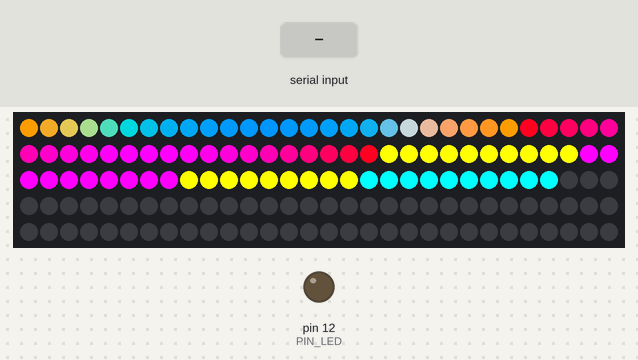
Bench run of a sketch on a simulated Arduino Mega 2560, built with avr-gcc and run on an emulated ATmega2560. Shown: 150 RGB LEDs in strip order, left to right, continuing on the next row, output pins drawn as LEDs (lit = HIGH). The inputs (shaded band) are chosen by the test bench. Dim RGB values are drawn brighter than linear.

Above: at 1.2 s.
1.3 s: "sM:1\n" received over the second serial link
At 2.1 s:
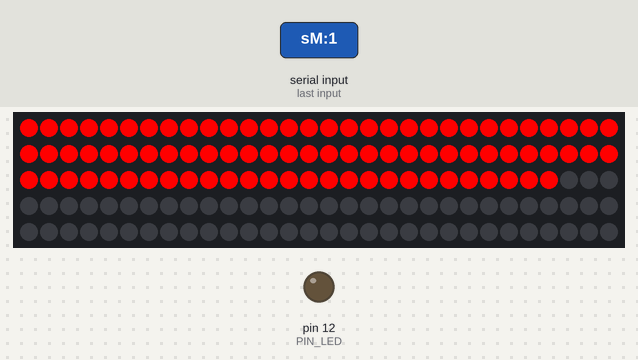
2.8 s: "sI:1\n" received over the second serial link
At 3.9 s:
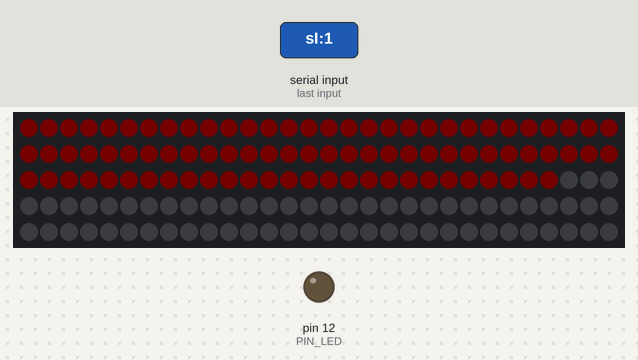
Timing chart, 0 to 5.8 s (numbered marks = the images above; inputs shaded):
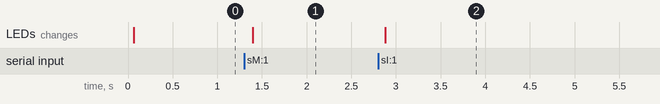

Measured:
- after the input at 1.3 s, the LEDs: change after 0.10 s (image 1)
- after the input at 2.8 s, the LEDs: change after 0.08 s (image 2)

The sketch:

leds.ino
```cpp
#include <Adafruit_NeoPixel.h>

#define PIN_LED 12
#define MODE_NUMBER 3
#define MAX_COLOR 5
#define LED_NUMBER 88
#define STRIP_PIN 6

String cmd = "";

enum ModeEnum{
  STATIC = 1, WAVE = 2, MOSAIC = 3
};
enum Side{
  SCREEN_LEFT = 1, SCREEN_TOP, SCREEN_RIGHT, SCREEN_BOTTOM, N_E, S_E, S_O, N_O
};

struct Color {
  byte red, green, blue;
};

/// PARAMS
ModeEnum mode = MOSAIC;
float duration = 10;
Color* colors;
byte colorNumber = 1;
byte intensity = 255;
byte on = 1;


// vars
float timeVar = 0;
long prevTime = 0;
// strip colors;
Adafruit_NeoPixel strip = Adafruit_NeoPixel(150, STRIP_PIN, NEO_GRB + NEO_KHZ800);


void setup() {
  strip.begin();
  strip.show(); // Turn off the leds


  colors = new Color[MAX_COLOR]();

  colors[0].red= 255;

  pinMode( PIN_LED , OUTPUT);
  Serial1.begin( 9600 );
  Serial1.println("Hello Computer");
}

void setPixelColor(int i, byte r, byte g, byte b){
  setPixelColor(i, r, g, b, 1);
}

void setPixelColor(int i, byte r, byte g, byte b, float brightCoef){
  float bright = (float)intensity/255.0 * brightCoef;
  if ( i > 68 ){ // ignore a dead led.
    strip.setPixelColor(i-1, (byte)((float)r*bright),(byte)((float)g*bright),(byte)((float)b*bright));
  } else {
    strip.setPixelColor(i, (byte)((float)r*bright),(byte)((float)g*bright),(byte)((float)b*bright));
  }
}

/*                         2
 *                ------------------
 *                |                |
 *              1 |                | 3
 *                |                |
 *                ------------------
 *                        4
 *            ---------------------------
 *            |      8      |      5    |
 *            |             |           |
 *            ---------------------------
 *            |      7      |      6    |
 *            |             |           |
 *            ---------------------------
 */
void setSideColor(Side side, byte r, byte g, byte b ){
  int from, to;
  switch( side ){
    case SCREEN_LEFT: from = 0; to = 8; break;
    case SCREEN_TOP: from = 8; to = 24; break;
    case SCREEN_RIGHT: from = 24; to = 32; break;
    case SCREEN_BOTTOM: from = 32; to = 48; break;
    case N_E: from = 48; to = 58; break;
    case S_E: from = 58; to = 68; break;
    case S_O: from = 68; to = 78; break;
    case N_O: from = 78; to = 88; break;
  }
  for ( int i = from; i < to ; i ++ ){
    setPixelColor(i, r,g,b );
  }
}

void loop() {

  timeVar += (float)(millis() - prevTime) / 1000.0;
  while ( timeVar > duration ){
    timeVar -= duration;
  }
  prevTime = millis();

  float progress = timeVar / duration ;

  /*int val = analogRead(0) / 4;
  for (int i = 0; i < LED_NUMBER; i ++){
    setPixelColor(i, val,val, val);
  }*/

  if ( on == 1 ) {
    if ( mode == STATIC){
      int val = 100;
      for (int i = 0; i < LED_NUMBER; i ++){
        setPixelColor(i, colors[0].red, colors[0].green, colors[0].blue);
      }
      delay(10);
    } else if ( mode == WAVE){
      float brightness = (sin(progress * 2 * PI) + 1)/2.0;
      for (int i = 0; i < LED_NUMBER; i ++){
        setPixelColor(i, colors[0].red, colors[0].green, colors[0].blue, brightness);
      }
      delay(10);
    } else {
        for (int i = 0; i < LED_NUMBER; i ++){
          float red = 0.0;
          float blue = 150.0;
          float green = 0.0;
          float a = (float)i / 48.0;
          if ( sin((a- 0.35) * 4 * PI) > 0){
             red = 255 * sin((a- 0.35) * 4 * PI);
          }
          green = 255 * abs(sin((-a) * 2 * PI));
          if ( sin((-a + 0.5) * 2 * PI) < 0 && a > 0.5 && a < 1){
              blue = 0;
              red = 255;
          }
          setPixelColor(i, int(red),int(blue), int(green));
        }
        setSideColor( N_E, 255, 255, 0);
        setSideColor( S_E, 255, 0, 255);
        setSideColor( S_O, 255, 255, 0);
        setSideColor( N_O, 0, 255, 255);
    }
    updatePixels();
  } else {
      for (int i = 0; i < LED_NUMBER; i ++){
        setPixelColor(i, 0, 0, 0);
      }
      delay(10);
    updatePixels();
  }

  while (Serial1.available()) {
    char c = Serial1.read();
    if ( c != '\n'){
      cmd += c;

    } else {
      Serial1.println("#recieved cmd : " + cmd);
      parseCmd( cmd );
      cmd = "";
    }

  }
}


/* Update the pixels
 */
void updatePixels(){
  strip.show(); // on affiche
}

/* Receive the cmd
 */

void SerialEvent1() {


}

/* Parse the cmd and execute the cmd
 *
 */
int parseCmd( String cmd ) {
  int splitIndex = cmd.indexOf(':');
  int sumIndex = cmd.indexOf('?');

  String cmdName = "";
  String cmdParam = "";

  // CHECK SUM
  int sum = -1;
  if ( sumIndex > 0){
    sum = cmd[sumIndex+1];
    cmdName = cmd.substring(0, sumIndex);
  } else {
    cmdName = cmd;
  }
  int s = 0;
  for ( int i = 0; i < cmdName.length(); i ++){
    s += cmd[i];
  }
  s%=256;

  Serial1.print( "#thSum : ");
  Serial1.println( (int)sum);
  Serial1.print( "#Sum : ");
  Serial1.println( (int)s );

  if ( sum != -1 && s!=sum){
    Serial1.println("csError");
    return 0;
  }

  // PARAMS
  if ( splitIndex > 0 ){
    cmdName = cmd.substring(0, splitIndex);
    cmdParam = cmd.substring(splitIndex + 1, sumIndex);
  }

  // ALIAS

  if ( cmdName.equals("sM")){
    cmdName = "setMode";
  } else if ( cmdName.equals("sC")){
    cmdName = "setColors";
  } else if ( cmdName.equals("sO")){
    cmdName = "setOnOff";
  } else if ( cmdName.equals("sD")){
    cmdName = "setDuration";
  } else if ( cmdName.equals("sI")){
    cmdName = "setIntensity";
  } else if ( cmdName.equals("gI")){
    cmdName = "getInfo";
  }

  Serial1.print( "#Commande : ");
  Serial1.println( cmdName );
  Serial1.print( "#Param : ");
  Serial1.println( cmdParam );

  if ( !cmdParam.equals("")){
    if ( cmdName.equals("setMode")){
      int tmp = cmdParam.toInt();
      if ( tmp > 0 && tmp <= MODE_NUMBER){
        mode = (ModeEnum)tmp;
        Serial1.print("Mode set to " );
        Serial1.println( mode );
      } else {
        Serial1.println("unknown mode");
      }
    } else if ( cmdName.equals("setColors")){
      int l = cmdParam.length();
      Serial1.println(l);
      if (l > 0 && l % 9 == 0 ){
        colorNumber = l / 9;
        for ( int i = 0; i < colorNumber ; i ++){
          colors[i].red =   (byte)atoi(cmdParam.substring(i * 9        , i * 9 + 1 * 3).c_str());
          colors[i].green = (byte)atoi(cmdParam.substring(i * 9 + 1 * 3, i * 9 + 2 * 3).c_str());
          colors[i].blue =  (byte)atoi(cmdParam.substring(i * 9 + 2 * 3, i * 9 + 3 * 3).c_str());
          Serial1.print("Color set to ");
        }
      }
    } else if ( cmdName.equals("setDuration")){
      float tmp = cmdParam.toFloat();
      if ( tmp > 0 ){
        duration = tmp;
        Serial1.print("Duration set to " );
        Serial1.println( duration );
      } else {
        Serial1.println("wrong duration");
      }
    } else if ( cmdName.equals("setIntensity")){
      byte tmp = (byte)cmdParam.toInt();
      if ( tmp >= 0 && tmp <= 255){
        intensity = tmp;
        Serial1.print("Intensity set to " );
        Serial1.println( intensity );
      } else {
        Serial1.println("wrong intensity");
      }
    } else if ( cmdName.equals("setOnOff")){
      float tmp = cmdParam.toInt();
      if ( tmp >= 0 && tmp < 4 ){
        on = tmp;
        Serial1.print("Set to" );
        Serial1.println( tmp );
      }
    } else {
      Serial1.println("unknown cmd");
    }
  } else { //noParam
    if ( cmd.equals("getInfo")){
        sendInfoJSON();
    }
  }

  return 1;
}


void sendInfoJSON(){
  Serial1.print("{\"colors\":{" );
    for ( int i = 0; i < colorNumber ; i ++){
      Serial1.print( "\"" );
      Serial1.print( i );
      Serial1.print( "\":{\"r\":" );
      Serial1.print( colors[i].red );
      Serial1.print( ",\"g\":" );
      Serial1.print( colors[i].green );
      Serial1.print( ",\"b\":" );
      Serial1.print( colors[i].blue );
      Serial1.print( "}" );
      if ( i + 1 < colorNumber ){
        Serial1.print( "," );
      }
    }
    Serial1.print("},");
    Serial1.print( "\"duration\":" );
    Serial1.print( duration );
    Serial1.print( ", \"instensity\":");
    Serial1.print( intensity );
    Serial1.print( ", \"mode\":");
    Serial1.print( mode );
    Serial1.println("}");
}
```
